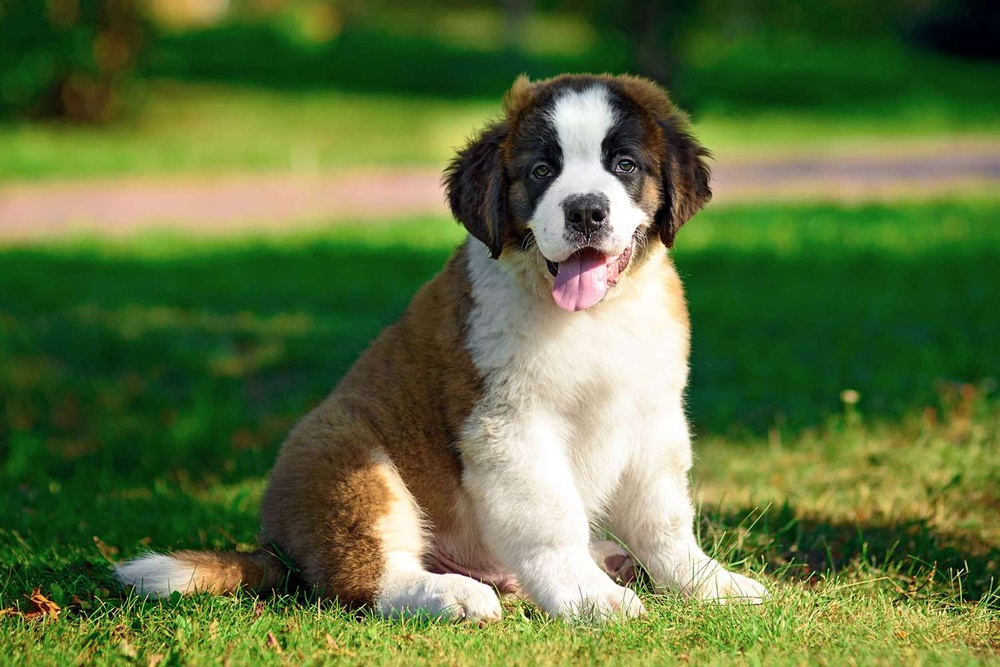
#> input picture cwiczenia_01_04_2025_numpy/puppy_numpy.jpg, 1000 x 667 px, shrunk from 1500 x 1000 before the run
$ python zadanie1.py
#> lines starting #> are read from the running program, lines starting #| are printed output that depends on the picture
import cv2


image = cv2.imread("puppy_numpy.jpg")
#> image is the input picture: shape (667, 1000, 3); mean B, G, R 62.7, 114.3, 94.4

roi = image[0:100,0:100]
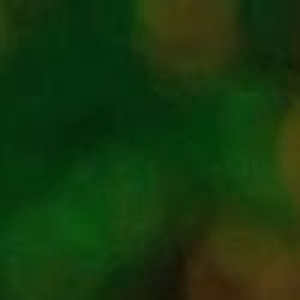
#> roi: shape (100, 100, 3) (shown 3 times larger); mean B, G, R 12.9, 55.3, 22.2

cv2.imshow("Original", image)
cv2.imshow("ROI - left top corner", roi)
cv2.waitKey(0)
cv2.destroyAllWindows()

$ run again, with cwiczenia_01_04_2025_numpy/tsunoda.jpeg copied over cwiczenia_01_04_2025_numpy/puppy_numpy.jpg
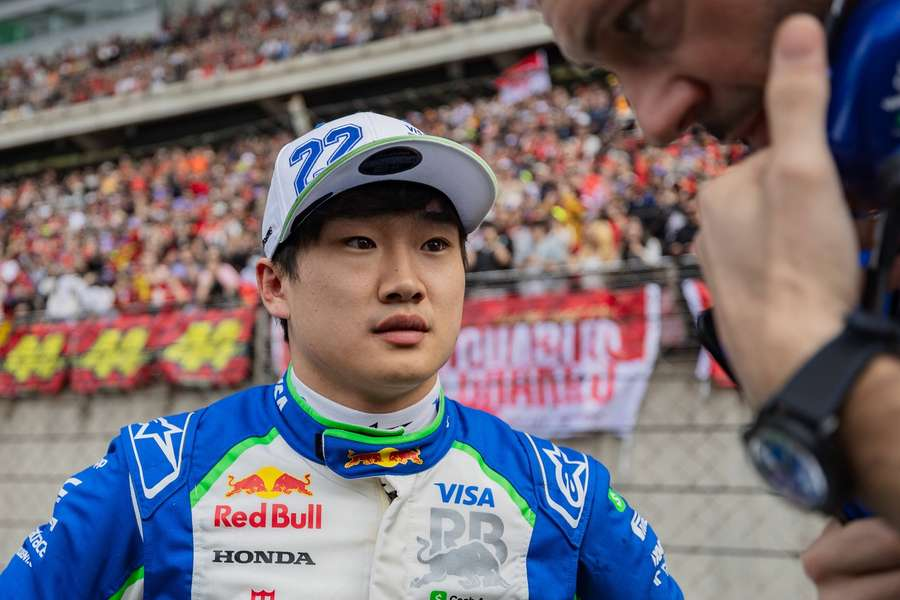
#> input picture cwiczenia_01_04_2025_numpy/tsunoda.jpeg, 900 x 600 px
#> image is the input picture: shape (600, 900, 3); mean B, G, R 113.9, 108.8, 118.4
#> `roi = image[0:100,0:100]`:
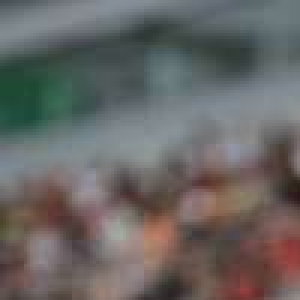
#> roi: shape (100, 100, 3) (shown 3 times larger); mean B, G, R 99.8, 101.5, 103.9
